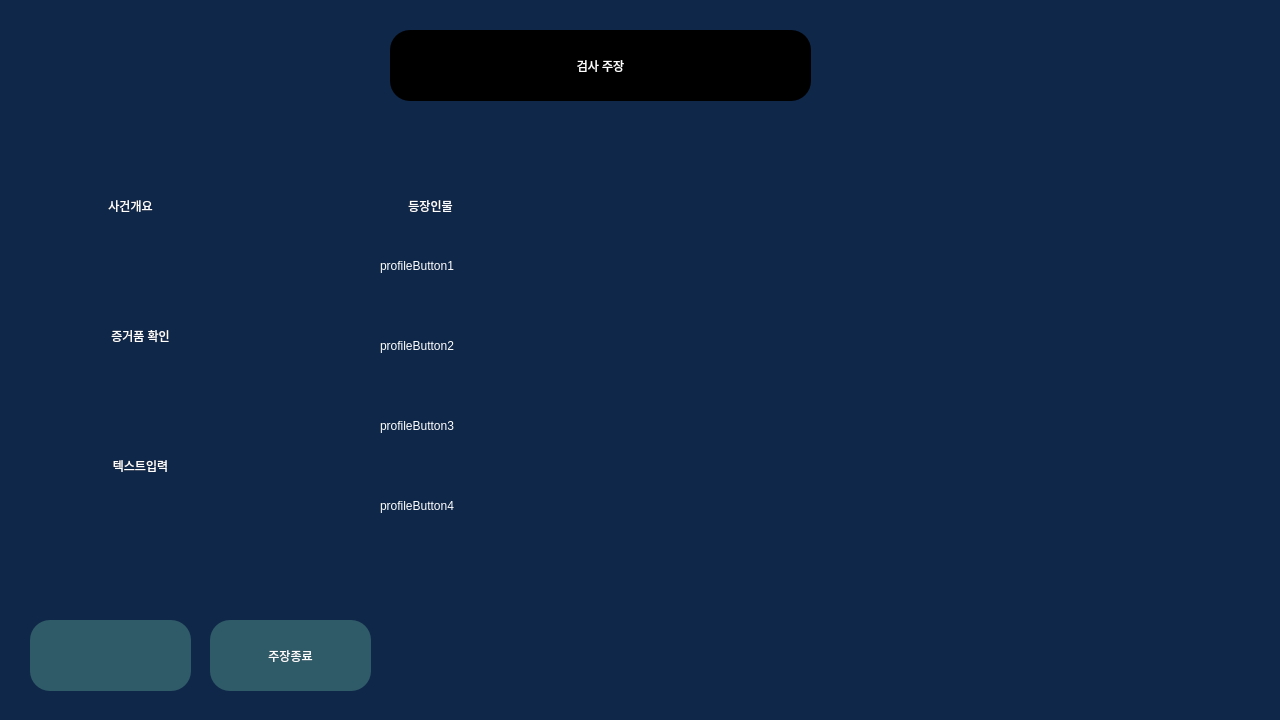
<?xml version="1.0" encoding="UTF-8"?>
<ui version="4.0">
 <class>prosecutorWindow</class>
 <widget class="QDialog" name="prosecutorWindow">
  <property name="geometry">
   <rect>
    <x>0</x>
    <y>0</y>
    <width>1280</width>
    <height>720</height>
   </rect>
  </property>
  <property name="windowTitle">
   <string>LogiCourt_AI</string>
  </property>
  <property name="styleSheet">
   <string notr="true">QDialog{
	background-color: rgb(15, 39, 72);
}</string>
  </property>
  <widget class="QPushButton" name="nameLabel">
   <property name="geometry">
    <rect>
     <x>390</x>
     <y>30</y>
     <width>421</width>
     <height>71</height>
    </rect>
   </property>
   <property name="styleSheet">
    <string notr="true">QPushButton{
	background-color: rgb(0, 0, 0);
	boder-radius: 20px;
	color: rgb(255, 254, 254);
	border-radius: 20px;
	font: 24pt &quot;나눔고딕 ExtraBold&quot;;
}</string>
   </property>
   <property name="text">
    <string>검사 주장</string>
   </property>
   <property name="checkable">
    <bool>false</bool>
   </property>
   <property name="checked">
    <bool>false</bool>
   </property>
  </widget>
  <widget class="QLabel" name="profileImage">
   <property name="geometry">
    <rect>
     <x>700</x>
     <y>140</y>
     <width>551</width>
     <height>551</height>
    </rect>
   </property>
   <property name="autoFillBackground">
    <bool>false</bool>
   </property>
   <property name="styleSheet">
    <string notr="true">QLabel{
	/* 스타일시트는 스케일 설정 불가능. pixMap으로 설정해야 함 */
	/* image:url(:/images/imageNotFound.png); */
	color: rgb(255, 255, 255);
	font: 20pt &quot;나눔고딕&quot;;
}
</string>
   </property>
   <property name="text">
    <string/>
   </property>
   <property name="pixmap">
    <pixmap resource="assets/resource.qrc">:/assets/profile/Prosecutor.png</pixmap>
   </property>
   <property name="scaledContents">
    <bool>true</bool>
   </property>
   <property name="alignment">
    <set>Qt::AlignCenter</set>
   </property>
  </widget>
  <widget class="QPushButton" name="micButton">
   <property name="geometry">
    <rect>
     <x>30</x>
     <y>620</y>
     <width>161</width>
     <height>71</height>
    </rect>
   </property>
   <property name="styleSheet">
    <string notr="true">QPushButton{
	image: url(:/images/mic_off.png);
	background-color: rgb(47, 90, 104);
	color: rgb(255, 254, 254);
	border-radius: 20px;
	font: 24pt &quot;나눔고딕 ExtraBold&quot;;
}

QPushButton:hover{
	background-color: rgb(67, 129, 148);
	border-radius: 20px;
	font: 28pt &quot;나눔고딕 ExtraBold&quot;;
}
QPushButton:pressed{
	background-color: rgb(0, 123, 255);
	border-radius: 20px;
	font: 28pt &quot;나눔고딕 ExtraBold&quot;;
}</string>
   </property>
   <property name="text">
    <string/>
   </property>
   <property name="checkable">
    <bool>false</bool>
   </property>
   <property name="checked">
    <bool>false</bool>
   </property>
  </widget>
  <widget class="QPushButton" name="endButton">
   <property name="geometry">
    <rect>
     <x>210</x>
     <y>620</y>
     <width>161</width>
     <height>71</height>
    </rect>
   </property>
   <property name="styleSheet">
    <string notr="true">QPushButton{
	background-color: rgb(47, 90, 104);
	color: rgb(255, 254, 254);
	border-radius: 20px;
	font: 20pt &quot;나눔고딕 ExtraBold&quot;;
}

QPushButton:hover{
	background-color: rgb(67, 129, 148);
	border-radius: 20px;
	font: 24pt &quot;나눔고딕 ExtraBold&quot;;
}
QPushButton:pressed{
	background-color: rgb(0, 123, 255);
	border-radius: 20px;
	font: 24pt &quot;나눔고딕 ExtraBold&quot;;
}</string>
   </property>
   <property name="text">
    <string>주장종료</string>
   </property>
  </widget>
  <widget class="QPushButton" name="overviewButton">
   <property name="geometry">
    <rect>
     <x>60</x>
     <y>180</y>
     <width>141</width>
     <height>51</height>
    </rect>
   </property>
   <property name="styleSheet">
    <string notr="true">QPushButton{
	boder-radius: 20px;
	color: rgb(255, 255, 255);
	border-radius: 20px;
	font: 20pt &quot;나눔고딕 ExtraBold&quot;;
}

QPushButton:hover{
	border-radius: 20px;
	font: 24pt &quot;나눔고딕 ExtraBold&quot;;
}
QPushButton:pressed{
	border-radius: 20px;
	font: 24pt &quot;나눔고딕 ExtraBold&quot;;
}</string>
   </property>
   <property name="text">
    <string>사건개요</string>
   </property>
  </widget>
  <widget class="QPushButton" name="evidenceButton">
   <property name="geometry">
    <rect>
     <x>60</x>
     <y>310</y>
     <width>161</width>
     <height>51</height>
    </rect>
   </property>
   <property name="styleSheet">
    <string notr="true">QPushButton{
	boder-radius: 20px;
	color: rgb(255, 255, 255);
	border-radius: 20px;
	font: 20pt &quot;나눔고딕 ExtraBold&quot;;
}

QPushButton:hover{
	border-radius: 20px;
	font: 24pt &quot;나눔고딕 ExtraBold&quot;;
}
QPushButton:pressed{
	border-radius: 20px;
	font: 24pt &quot;나눔고딕 ExtraBold&quot;;
}</string>
   </property>
   <property name="text">
    <string>증거품 확인</string>
   </property>
  </widget>
  <widget class="QPushButton" name="textButton">
   <property name="geometry">
    <rect>
     <x>60</x>
     <y>440</y>
     <width>161</width>
     <height>51</height>
    </rect>
   </property>
   <property name="styleSheet">
    <string notr="true">QPushButton{
	boder-radius: 20px;
	color: rgb(255, 255, 255);
	border-radius: 20px;
	font: 20pt &quot;나눔고딕 ExtraBold&quot;;
}

QPushButton:hover{
	border-radius: 20px;
	font: 24pt &quot;나눔고딕 ExtraBold&quot;;
}
QPushButton:pressed{
	border-radius: 20px;
	font: 24pt &quot;나눔고딕 ExtraBold&quot;;
}</string>
   </property>
   <property name="text">
    <string>텍스트입력</string>
   </property>
  </widget>
  <widget class="QLabel" name="profileTitleLabel">
   <property name="geometry">
    <rect>
     <x>300</x>
     <y>190</y>
     <width>261</width>
     <height>31</height>
    </rect>
   </property>
   <property name="styleSheet">
    <string notr="true">QLabel{
	color: rgb(255, 255, 255);
	font: 20pt &quot;나눔고딕 ExtraBold&quot;;
}</string>
   </property>
   <property name="text">
    <string>등장인물</string>
   </property>
   <property name="alignment">
    <set>Qt::AlignCenter</set>
   </property>
  </widget>
  <widget class="QPushButton" name="profileButton2">
   <property name="geometry">
    <rect>
     <x>370</x>
     <y>320</y>
     <width>291</width>
     <height>51</height>
    </rect>
   </property>
   <property name="styleSheet">
    <string notr="true">QPushButton{
    text-align: left;
    padding-left: 10px;
	color: rgb(255, 255, 255);
	border-radius: 20px;
	font: 20pt &quot;나눔고딕&quot;;
}

QPushButton:hover{
	border-radius: 20px;
	font: 24pt &quot;나눔고딕&quot;;
}
QPushButton:pressed{
	border-radius: 20px;
	font: 24pt &quot;나눔고딕&quot;;
}</string>
   </property>
   <property name="text">
    <string>profileButton2</string>
   </property>
  </widget>
  <widget class="QPushButton" name="profileButton3">
   <property name="geometry">
    <rect>
     <x>370</x>
     <y>400</y>
     <width>291</width>
     <height>51</height>
    </rect>
   </property>
   <property name="styleSheet">
    <string notr="true">QPushButton{
    text-align: left;
    padding-left: 10px;
	color: rgb(255, 255, 255);
	border-radius: 20px;
	font: 20pt &quot;나눔고딕&quot;;
}

QPushButton:hover{
	border-radius: 20px;
	font: 24pt &quot;나눔고딕&quot;;
}
QPushButton:pressed{
	border-radius: 20px;
	font: 24pt &quot;나눔고딕&quot;;
}</string>
   </property>
   <property name="text">
    <string>profileButton3</string>
   </property>
  </widget>
  <widget class="QPushButton" name="profileButton1">
   <property name="geometry">
    <rect>
     <x>370</x>
     <y>240</y>
     <width>291</width>
     <height>51</height>
    </rect>
   </property>
   <property name="styleSheet">
    <string notr="true">QPushButton{
    text-align: left;
    padding-left: 10px;
	color: rgb(255, 255, 255);
	border-radius: 20px;
	font: 20pt &quot;나눔고딕&quot;;
}

QPushButton:hover{
	border-radius: 20px;
	font: 24pt &quot;나눔고딕&quot;;
}
QPushButton:pressed{
	border-radius: 20px;
	font: 24pt &quot;나눔고딕&quot;;
}</string>
   </property>
   <property name="text">
    <string>profileButton1</string>
   </property>
  </widget>
  <widget class="QPushButton" name="profileButton4">
   <property name="geometry">
    <rect>
     <x>370</x>
     <y>480</y>
     <width>291</width>
     <height>51</height>
    </rect>
   </property>
   <property name="styleSheet">
    <string notr="true">QPushButton{
    text-align: left;
    padding-left: 10px;
	color: rgb(255, 255, 255);
	border-radius: 20px;
	font: 20pt &quot;나눔고딕&quot;;
}

QPushButton:hover{
	border-radius: 20px;
	font: 24pt &quot;나눔고딕&quot;;
}
QPushButton:pressed{
	border-radius: 20px;
	font: 24pt &quot;나눔고딕&quot;;
}</string>
   </property>
   <property name="text">
    <string>profileButton4</string>
   </property>
  </widget>
 </widget>
 <resources>
  <include location="assets/resource.qrc"/>
 </resources>
 <connections/>
</ui>
